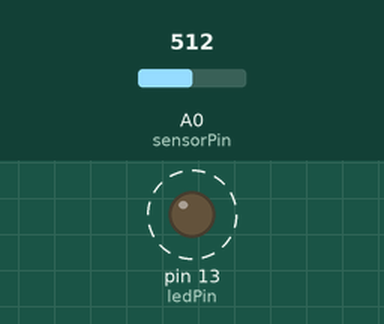
Simulated run of this sketch. Board: Arduino Uno, built with avr-gcc and run on an emulated ATmega328P. Parts: output pins drawn as LEDs (lit = HIGH). Dashed ring = blinking. Inputs (shaded band) come from the test bench; at power-on: A0 (sensorPin) = 512. What the sketch prints to the serial monitor is not drawn.

Above: at 1.8 s.
1.9 s: A0 (sensorPin) set to 0
At 3.3 s:
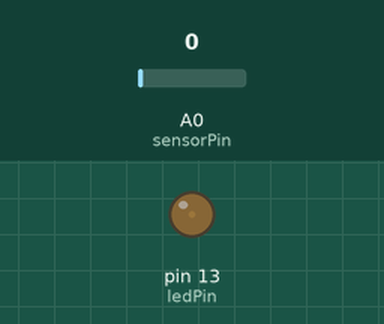
3.6 s: A0 (sensorPin) set to 122
At 3.9 s:
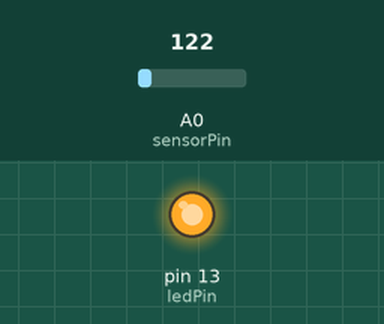
Timing chart, 0 to 13.1 s (numbered marks = the images above; inputs shaded):
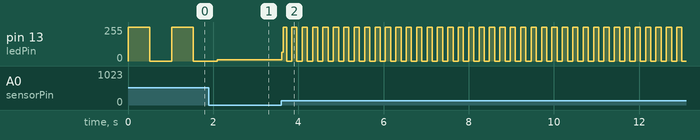

The sketch:

lab-7-task-1.ino
```cpp
int sensorPin=A0;
int sensorValue;
int ledPin=13;

void setup() {
  pinMode(ledPin,OUTPUT);
  Serial.begin(115200);

}

void loop() {
  sensorValue=analogRead(sensorPin);
  Serial.println(sensorValue);

  // Turning LED on and off with delay equal to sensorValue
  digitalWrite(ledPin, HIGH);
  delay(sensorValue);
  digitalWrite(ledPin, LOW);
  delay(sensorValue);

}
```

Measured:
- after the input at 3.6 s, pin 13 (ledPin): 10/255 → 64/255 at once, then moves between 0/255 and 255/255, repeating every 0.24 s
- by itself, pin 13 (ledPin): alternates 255/255 for 0.51 s and 0/255 for 0.51 s
